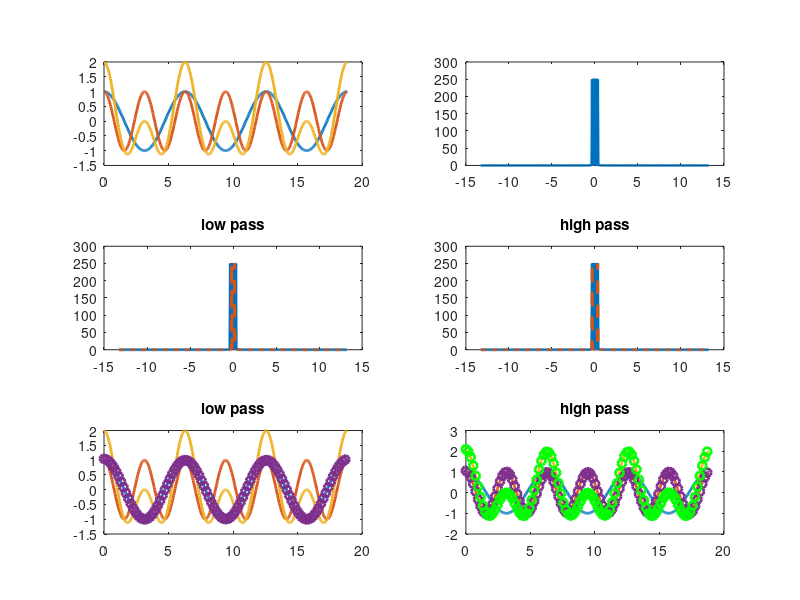

Write the MATLAB code that produced this figure.
% =========================================================================
% fft_filter_unit_test
% =========================================================================
% Created By    : Sydney Sroka
% Last Edited By: Sydney Sroka
% Date          : 07/14/2020
%
% ------------------------
% This script was written to practice using fft to filter a 1D signal

clear;close all;clc

% if you change the period length to anything that isn't a multiply of pi
% (or you could change the length of the input NT to some
% non-whole number) the output is not exact

T1 = 2*pi; % [s] period of signal 1
T2 = pi;   % [s] period of signal 1

L = 500; % length of signal
N = L;

NT = 3;

cT = 1.5*pi; % cutoff period;

%%

t = linspace(0,2*pi*NT,L);

f1 = 1/T1;
f2 = 2*pi/T2;

cf = 1/cT;

s1 = cos(2*pi/T1*t);
s2 = cos(2*pi/T2*t);

s = s1+s2;

subplot(3,2,1)
plot(t,s1,'linewidth',2,'displayname',sprintf('signal 1, f = %2.2f rad/s',f1))
hold on
plot(t,s2,'linewidth',2,'displayname',sprintf('signal 2, f = %2.2f rad/s',f2))
plot(t,s,'linewidth',2,'displayname',sprintf('signal'))


Fs = L/(2*pi*NT); % samples per period, L samples for NT periods
F = [-N/2:N/2-1]/N*Fs;

Zhat = fft(s);

Zhat = fftshift(abs(Zhat));

Zhat_LP = Zhat;
Zhat_HP = Zhat;

inds = abs(F)>cf;
Zhat_LP(inds) = 0.01;

inds = abs(F)<cf;
Zhat_HP(inds) = 0.01;

Z_LP = ifft(ifftshift(Zhat_LP));
Z_HP = ifft(ifftshift(Zhat_HP));




subplot(3,2,2)
plot(F,abs(Zhat),'linewidth',2,'displayname','FFT(s)');
hold on 

subplot(3,2,3)
plot(F,Zhat,'linewidth',2,'displayname','FFT(s)');
hold on 
plot(F,abs(Zhat_LP),'--','linewidth',2,'displayname','FFT(s)');
title('low pass')

subplot(3,2,4)
plot(F,Zhat,'linewidth',2,'displayname','FFT(s)');
hold on 
plot(F,abs(Zhat_HP),'--','linewidth',2,'displayname','FFT(s)');
title('high pass')


plt_ind = 1:5:length(s1);

subplot(3,2,5)
plot(t,s1,'linewidth',2,'displayname',sprintf('signal 1, f = %2.2f rad/s',f1))
hold on
plot(t,s2,'linewidth',2,'displayname',sprintf('signal 2, f = %2.2f rad/s',f2))
plot(t,s,'linewidth',2,'displayname',sprintf('signal'))
plot(t(plt_ind),Z_LP(plt_ind),'o','linewidth',2,'displayname','FFT(s)');
title('low pass')

subplot(3,2,6)
plot(t,s1,'linewidth',2,'displayname',sprintf('signal 1, f = %2.2f rad/s',f1))
hold on
plot(t,s2,'linewidth',2,'displayname',sprintf('signal 2, f = %2.2f rad/s',f2))
plot(t,s,'linewidth',2,'displayname',sprintf('signal'))
plot(t(plt_ind),Z_HP(plt_ind),'o','linewidth',2,'displayname','FFT(s)');
title('high pass')

plot(t(plt_ind),Z_HP(plt_ind)+Z_LP(plt_ind),'go','linewidth',2,'displayname','FFT(s)');




set(gcf,'position',[440           1        1001         797])

% subplot(1,2,2)
% f2 = [fliplr(f) f(2:end)];
% plot(f2,ifftshift(fftshift(P2)))



% subplot(1,2,1)
% hold on
% plot(t,Z2,'--','linewidth',2)




% subplot(1,2,2)
% 
% Zhat = fft2(Z);
% % P2 = abs(Zhat./L);
% % P1 = P2(1:L/2+1,1:L/2+1);
% % P1(2:end-1,2:end-1) = 2*P1(2:end-1,2:end-1);
% % f = Fs*(0:(L/2))/L;
% contourf(abs(fftshift(Zhat)));
% set(gca,'ydir','normal')

% [X,Y] = meshgrid(x,x);
% 
% P = peaks(20);
% Z = repmat(P,[5 10]);

% Z = cos(X)+cos(Y-pi/4)+rand(L,L);
% P2 = abs(Zhat/L);
% P1 = P2(1:L/2+1);
% P1(2:end-1) = 2*P1(2:end-1);